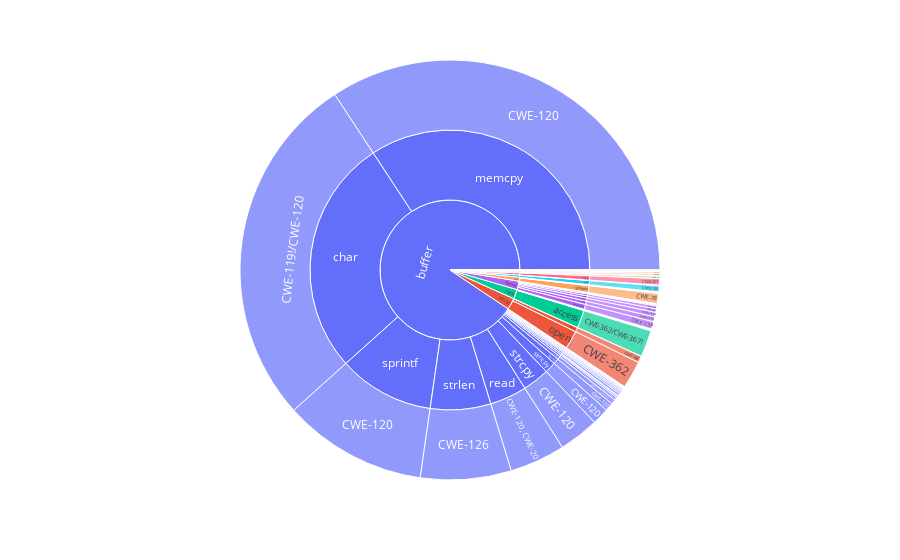

Here is the notebook cell this chart was saved with:
### Code cell
dfplt = dfs[['category', 'name', 'cwe']].groupby(['category', 'name', 'cwe'], group_keys=False).size().reset_index(name='count')
fig = px.sunburst(dfplt, path=['category', 'name', 'cwe'], values='count')
# fig.write_image("figure/vul_statistics.pdf")
fig.show()
dfplt.head()

### Figure 1 — Plotly figure (JSON) as saved in the notebook; plotly's stock layout.template omitted (floating-point values rounded to 4 significant figures; data arrays with more than 128 entries replaced by an {"elided": "..."} marker saying what was removed)
{"data": [{"branchvalues": "total", "domain": {"x": [0, 1], "y": [0, 1]}, "hovertemplate": "labels=%{label}<br>count=%{value}<br>parent=%{parent}<br>id=%{id}<extra></extra>", "ids": {"elided": "147 str values"}, "labels": {"elided": "147 str values"}, "name": "", "parents": {"elided": "147 str values"}, "type": "sunburst", "values": {"elided": "147 int values"}}], "layout": {"legend": {"tracegroupgap": 0}, "margin": {"t": 60}}}
